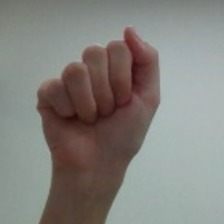
#> input picture dataset/images/A/0.jpg, 224 x 224 px, given in place of the camera
$ jupyter execute --allow-errors project_webcam.ipynb   (shell and % lines are left out)   (text cells are left out)
#> lines starting #> are read from the running program, lines starting #| are printed output that depends on the picture
[cell 1]
import os
import cv2
import numpy as np
import pandas as pd
import tensorflow as tf
import matplotlib.pyplot as plt
from tensorflow.keras.preprocessing.image import ImageDataGenerator
from tensorflow.keras.models import Sequential
from tensorflow.keras.optimizers import SGD
from tensorflow.keras.callbacks import EarlyStopping
from tensorflow.keras.layers import Conv2D,MaxPooling2D
from tensorflow.keras.layers import Flatten, Dense,Dropout
from tensorflow.keras.optimizers import Adam

from sklearn.preprocessing import MinMaxScaler
from sklearn.model_selection import train_test_split
from tensorflow.keras import backend as K


train_dir = './team_made'
# ImageDataGenerator를 생성해요!
#> (the rest of this cell did not finish here and is left out)

#> (a cell that did not finish here is left out)

#> (a cell that did not finish here is left out)

[cell 4]
import cv2 as cv
import numpy as np
import warnings
warnings.simplefilter(action='ignore', category=FutureWarning)

# RGB 값 가지고 오기 초기값 생성
hsv = 0
lower_blue1 = 0
upper_blue1 = 0
lower_blue2 = 0
upper_blue2 = 0
lower_blue3 = 0
upper_blue3 = 0


def empty(x): # 트랙바 생성시 필요함
    pass

# [14 lines left out: functions gray, make_mask_image, not called in this run]

white_color = (255, 255, 255)
classes = ['A','B','C','D','E','F','G','H','I','K','L','M','N','O','P','Q','R','S','T','U','V','W','X','Y']

# [52 lines left out: function mouse_callback, not called in this run]


cv.namedWindow('img_color')
cv.setMouseCallback('img_color', mouse_callback)

cv.namedWindow('img_result')
cv.createTrackbar('threshold', 'img_result', 0, 255, empty)
cv.setTrackbarPos('threshold', 'img_result', 30) # 초기값 30 / 트랙바


# 마스크 흑백
# 컬러 원본
# 리절트 값
cap = cv.VideoCapture(0)


while(True):

    ret, img_color = cap.read()
#> img_color is the input picture: shape (224, 224, 3); mean B, G, R 125.3, 130, 132
    height, width = img_color.shape[:2]
#> height = 224; width = 224
    img_color = cv.flip(img_color, 1)
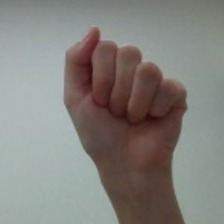
#> img_color: shape (224, 224, 3); mean B, G, R 125.3, 130, 132


#     print(img_color.shape[:2])  #(480, 640)

    img_color = cv.resize(img_color, (width, height), interpolation=cv.INTER_AREA)
    img_hsv = cv.cvtColor(img_color, cv.COLOR_BGR2HSV)
#> img_hsv: shape (224, 224, 3); mean H, S, V 55.5, 41, 138.4

    img_mask1 = cv.inRange(img_hsv, lower_blue1, upper_blue1)
#> img_mask1: shape (224, 224); every value is 0
    img_mask2 = cv.inRange(img_hsv, lower_blue2, upper_blue2)
    img_mask3 = cv.inRange(img_hsv, lower_blue3, upper_blue3)
    img_mask = img_mask1 | img_mask2 | img_mask3

    kernel = np.ones((11,11), np.uint8)
    img_mask = cv.morphologyEx(img_mask, cv.MORPH_OPEN, kernel) # 점으로 보이는 노이즈를 제거
    img_mask = cv.morphologyEx(img_mask, cv.MORPH_CLOSE, kernel) # 검은 구멍 채우기

    img_result = cv.bitwise_and(img_color, img_color, mask=img_mask)
#> img_result: shape (224, 224, 3); every value is 0

    numOfLabels, img_label, stats, centroids = cv.connectedComponentsWithStats(img_mask)
#> img_label: shape (224, 224) int32; every value is 0
#> numOfLabels = 1; stats = [[0, 0, 224, 224, 50176]]; centroids = [[111.5, 111.5]]

#     img_roi=img_input[150:height-150, 250:width-250,:]

 # 사진을 계속 연결해서 동영상처럼 보이게 함
    for index, centroid in enumerate(centroids):
        if stats[index][0] == 0 and stats[index][1] == 0:
            continue

        if np.any(np.isnan(centroid)):
            continue

        x, y, width, height, area = stats[index]
        centerX, centerY = int(centroid[0]), int(centroid[1])

        # 영역을 잡아줌
        if area > 10000:
            cv.circle(img_color, (centerX, centerY), 10, (0, 0, 255), 10)
            cv.rectangle(img_color, (x, y), (x+width, y+height), (0,0,255))
            img_input = img_color.copy()
            img_roi=img_input[:,:,:]
            img_data = cv.resize(img_roi,(150,150))
            img_data = img_data.reshape(-1,150,150,3)
#             img_gray = gray(img_data)
#             img_gray = img_gray.reshape(1,784)
            img_norm = test_datagen.flow(img_data)
#             norm_img_data = scaler.transform(img_gray)
            prediction = new_model.predict_generator(img_norm)

            # 왼쪽 상단에 예측값을 보여줌
            idx = np.argmax(prediction)
            cv2.putText(img_color, classes[idx], (10, 30), cv2.FONT_HERSHEY_SIMPLEX, 1, white_color, 2, cv2.LINE_AA)
#> this loop made 1 pass


    cv.imshow('img_color', img_color)
    cv.imshow('img_mask', img_mask)
    cv.imshow('img_result', img_result)


    if cv.waitKey(1) & 0xFF == 27:
#> (key Esc is pressed here)
        break
cv.destroyAllWindows()


$ run again, on dataset/images/A/10.jpg
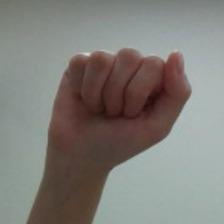
#> input picture dataset/images/A/10.jpg, 224 x 224 px, given in place of the camera
#> img_color is the input picture: shape (224, 224, 3); mean B, G, R 121.8, 126.7, 129
#> `img_color = cv.flip(img_color, 1)`:
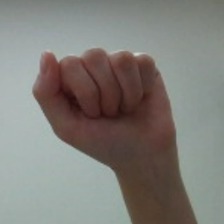
#> img_color: shape (224, 224, 3); mean B, G, R 121.8, 126.7, 129
#> img_hsv: shape (224, 224, 3); mean H, S, V 53.2, 42.9, 135.3
#> img_mask1: shape (224, 224); every value is 0
#> img_result: shape (224, 224, 3); every value is 0
#> img_label: shape (224, 224) int32; every value is 0
#> numOfLabels = 1; stats = [[0, 0, 224, 224, 50176]]; centroids = [[111.5, 111.5]]
#> the loop `for index, centroid in enumerate(centroids):` made 1 pass

$ run again, on dataset/images/A/100.jpg
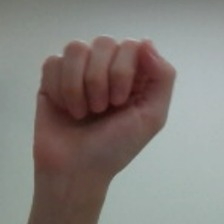
#> input picture dataset/images/A/100.jpg, 224 x 224 px, given in place of the camera
#> img_color is the input picture: shape (224, 224, 3); mean B, G, R 121.9, 126.3, 131.6
#> `img_color = cv.flip(img_color, 1)`:
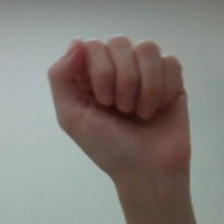
#> img_color: shape (224, 224, 3); mean B, G, R 121.9, 126.3, 131.6
#> img_hsv: shape (224, 224, 3); mean H, S, V 50.6, 45.3, 137.2
#> img_mask1: shape (224, 224); every value is 0
#> img_result: shape (224, 224, 3); every value is 0
#> img_label: shape (224, 224) int32; every value is 0
#> numOfLabels = 1; stats = [[0, 0, 224, 224, 50176]]; centroids = [[111.5, 111.5]]
#> the loop `for index, centroid in enumerate(centroids):` made 1 pass
